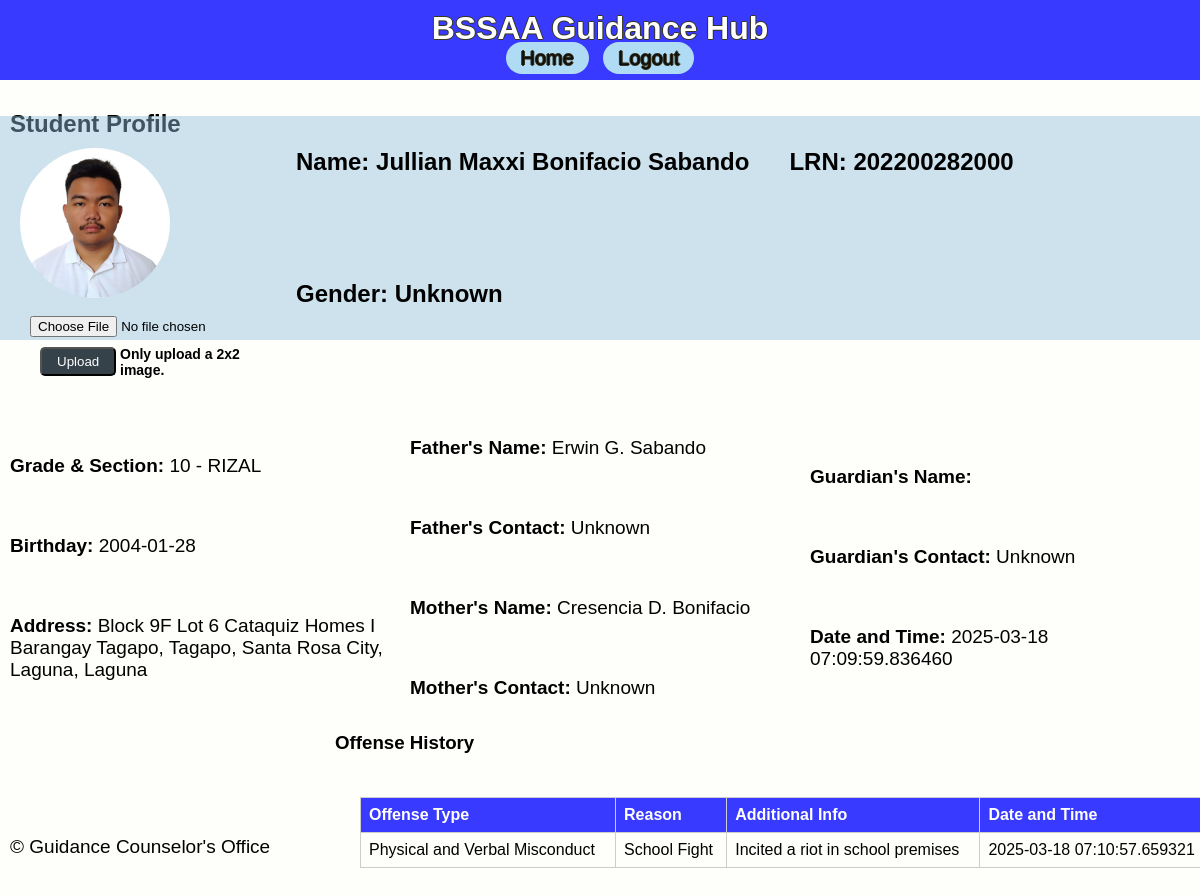
The page /view_profile/2 on the database its author committed.
### app/models.py (models this page shows)
class StudentRecord(db.Model):
    id = db.Column(db.Integer, primary_key=True)
    lrn = db.Column(db.String(12), nullable=False, unique=True)
    name = db.Column(db.String(100), nullable=False)
    grade_section = db.Column(db.String(50), nullable=False)
    birthdate = db.Column(db.Date, nullable=False)
    age = db.Column(db.Integer, nullable=False)
    gender = db.Column(db.String(10), nullable=False)
    mother_tongue = db.Column(db.String(50), nullable=False)
    ethnic_group = db.Column(db.String(50), nullable=True)
    religion = db.Column(db.String(50), nullable=False)
    address_house_no = db.Column(db.String(100), nullable=False)
    address_barangay = db.Column(db.String(100), nullable=False)
    address_city = db.Column(db.String(100), nullable=False)
    address_province = db.Column(db.String(100), nullable=False)
    mother_name = db.Column(db.String(100), nullable=False)
    mother_contact = db.Column(db.String(15), nullable=True)  # Add this line
    father_name = db.Column(db.String(100), nullable=False)
    father_contact = db.Column(db.String(15), nullable=True)  # Add this line
    guardian_name = db.Column(db.String(100), nullable=True)
    guardian_contact = db.Column(db.String(15), nullable=True)  # Add this line
    reason = db.Column(db.String(200), nullable=True)
    type_of_offense = db.Column(db.String(100), nullable=True)
    date_time = db.Column(db.DateTime, default=datetime.utcnow)
    additional_info = db.Column(db.Text, nullable=True)
    profile_picture = db.Column(db.String(100), nullable=True)
    offenses = db.relationship('OffenseRecord', backref='student', lazy=True)

class OffenseRecord(db.Model):
    id = db.Column(db.Integer, primary_key=True)
    student_id = db.Column(db.Integer, db.ForeignKey('student_record.id'), nullable=False)
    offense_type = db.Column(db.String(100), nullable=False)
    reason = db.Column(db.String(200), nullable=False)
    additional_info = db.Column(db.Text, nullable=True)
    date_time = db.Column(db.DateTime, default=datetime.utcnow)

### app/routes.py (the view, shortened to what this page needs)
@main.route('/view_profile/<int:student_id>', methods=['GET', 'POST'])
def view_profile(student_id):
    student = StudentRecord.query.get_or_404(student_id)
    offenses = OffenseRecord.query.filter_by(student_id=student_id).all()
    return render_template('profile.html', student=student, offenses=offenses)

### app/templates/profile.html
{% extends 'base.html' %}
{% block content %}
<h2>Student Profile</h2>
<div class="profile-container">
    <div class="profile-picture">
        <img src="{{ url_for('static', filename='profilepic/' + (student.profile_picture or 'profile_placeholder.png')) }}" alt="Profile Picture" width="150" height="150">
        <form method="POST" enctype="multipart/form-data">
            <input type="file" name="photo" accept="image/*">
            <button type="upload" class="btn btn-primary btn-sm">Upload</button>
        </form>
        <h1 class="smallnote">Only upload a 2x2 image.</h1>
    </div>
    <div class="profile-details3">
        <h4><strong>Name:</strong> {{ student.name }}</h4>
        <h4>LRN: {{ student.lrn }}</h4>
        <h4>Gender: {{ student.gender }}</h4>
    </div>
</div>
<div class="profile-container">
    <div class="profile-details">
        <p><strong>Grade & Section:</strong> {{ student.grade_section }}</p>
        <p><strong>Birthday:</strong> {{ student.birthdate }}</p>
        <p><strong>Address:</strong> {{ student.address_house_no }}, {{ student.address_barangay }}, {{ student.address_city }}, {{ student.address_province }}</p>
    </div>
    <div class="profile-details">
        <p><strong>Father's Name:</strong> {{ student.father_name }}</p>
        <p><strong>Father's Contact:</strong> {{ student.father_contact }}</p>
        <p><strong>Mother's Name:</strong> {{ student.mother_name }}</p>
        <p><strong>Mother's Contact:</strong> {{ student.mother_contact }}</p>
    </div>
    <div class="profile-details">
        <p><strong>Guardian's Name:</strong> {{ student.guardian_name }}</p>
        <p><strong>Guardian's Contact:</strong> {{ student.guardian_contact }}</p>
        <p><strong>Date and Time:</strong> {{ student.date_time }}</p>
    </div>
</div>
<div class="proftable">
<h3>Offense History</h3>
<table class="table table-striped table-responsive">
    <tr>
        <th>Offense Type</th>
        <th>Reason</th>
        <th>Additional Info</th>
        <th>Date and Time</th>
    </tr>
    {% for offense in offenses %}
    <tr>
        <td>{{ offense.offense_type }}</td>
        <td>{{ offense.reason }}</td>
        <td>{{ offense.additional_info }}</td>
        <td>{{ offense.date_time }}</td>
    </tr>
    {% endfor %}
</table>
</div>
{% endblock %}

### app/static/css/styles.css (style rules this page uses)
body { font-family: Arial, Helvetica, sans-serif; margin: 0; padding: 0; background-color: #f4f4f4; display: flex; flex-direction: column; min-height: 100vh; background-color: #FEFEFA; height: 100%; }
h1 { margin: 0; }
p { font-family: Verdana, Geneva, Tahoma, sans-serif; padding: 10px; font-size: 19px; }
h2 { padding: 10px; }
.smallnote { font-weight: light; font-size: 14px; position: relative; left: 100px; top: -50px; }
table { border: 1px solid #000000; width: 95%; border-collapse: collapse; margin: 20px 0; position: absolute; left: 30px; }
table th, table td { border: 1px solid #cccccc; text-align: left; padding: 8px; }
table th { background-color: #383bff; color: white; }
.btn { position: relative; right: -10px; padding: 5px 15px; margin: 10px 0; background-color: #35424a; color: white; text-decoration: none; border-radius: 5px; }
form { font-family: ROBOTO-VARIABLE-FONT, -apple-system, BlinkMacSystemFont, "Segoe UI", Roboto, "Helvetica Neue"; padding: 10px; font-size: 20px; }
h3 { padding: 5px; }
.profile-container { display: flex; align-items: center; margin-top: -20px; gap: -20px; }
.profile-picture { margin-right: 20px; flex: 1; min-width: 150px; position: relative; left: 20px; z-index: 1; }
.profile-picture img { width: 150px; height: 150px; border-radius: 50%; z-index: 2; }
.profile-details { font-size: 12px; display: flex; flex-wrap: wrap; flex: 2; min-width: 200px; }
.profile-details3 { font-weight: lighter; font-size: 24px; display: flex; align-items: left; flex-wrap: wrap; gap: 40px; flex: 10; position: relative; right: -6px; top: -60px; background-color: #8ebdda71; width: calc(100% + 40px); margin-left: -20vw; padding-left: 30vw; padding-right: 60px; box-sizing: border-box; z-index: 0; }
.proftable { position: relative; top: -20px; right: -330px; width: 75%; }

### rows shown on the page
StudentRecord: profile_picture (picture), name "Jullian Maxxi Bonifacio Sabando", lrn "202200282000", gender "Unknown", grade_section "10 - RIZAL", birthdate "2004-01-28", address_house_no "Block 9F Lot 6 Cataquiz Homes I Barangay Tagapo", address_barangay "Tagapo", address_city "Santa Rosa City, Laguna", address_province "Laguna", father_name "Erwin G. Sabando", father_contact "Unknown", mother_name "Cresencia D. Bonifacio", mother_contact "Unknown", guardian_contact "Unknown", date_time "2025-03-18 07:09:59.836460"
OffenseRecord: offense_type "Physical and Verbal Misconduct", reason "School Fight", additional_info "Incited a riot in school premises", date_time "2025-03-18 07:10:57.659321"
